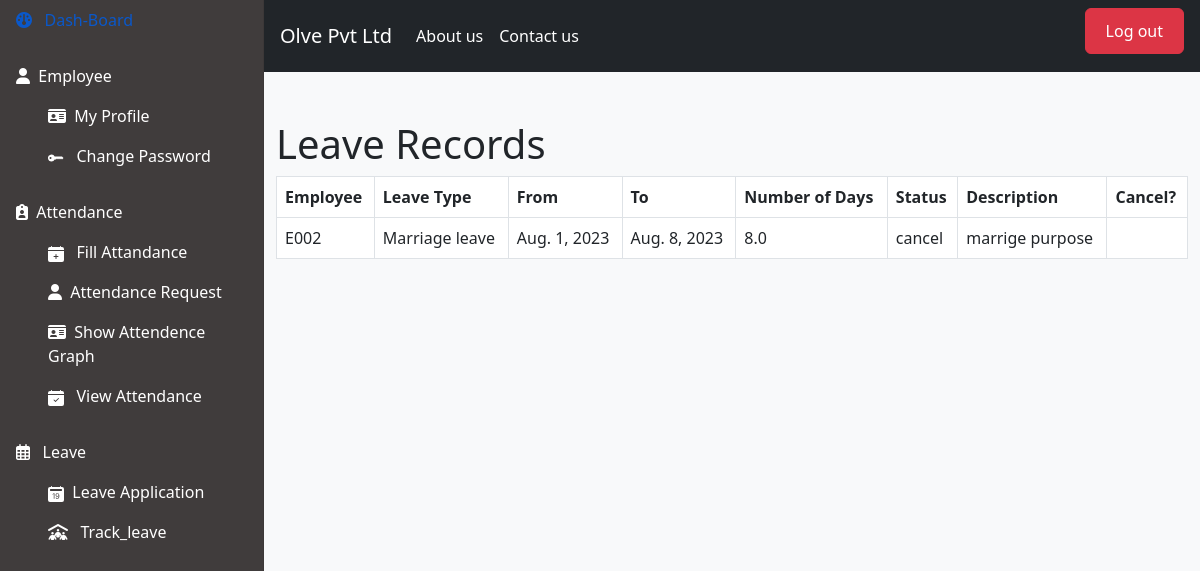
Page /cancel_leave/15/ (signed in) on the earlier database version.
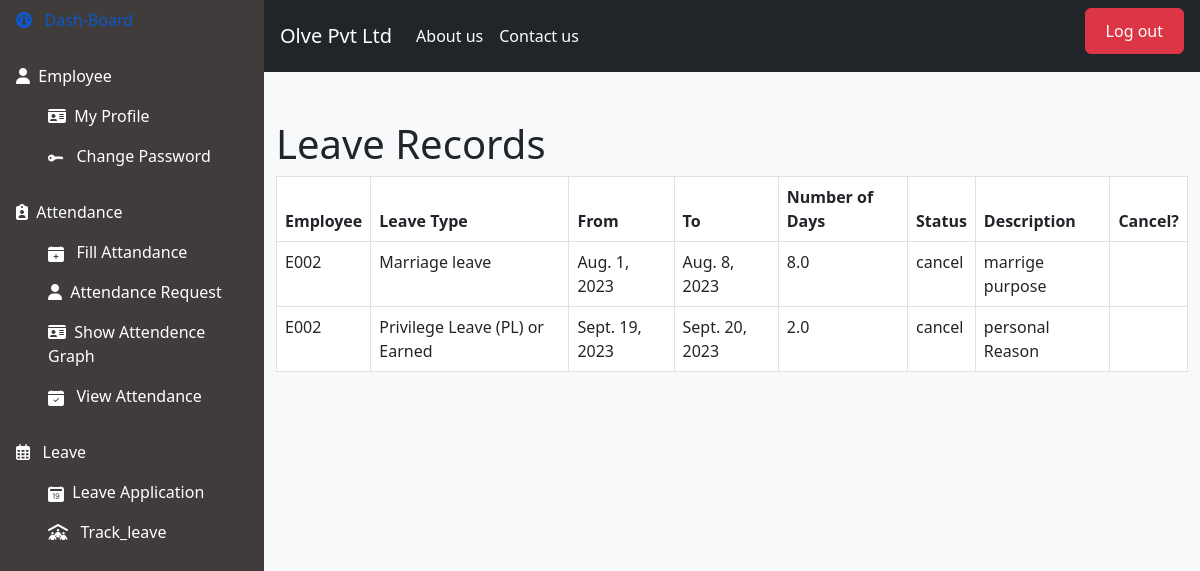
Same page on the later database version.
### hr/models.py (models this page shows, shortened)
class Leaves(models.Model):
    id = models.AutoField(unique=True,primary_key=True)
    leavetype_id = models.ForeignKey(Leavetype,on_delete=models.CASCADE, default=None)
    emp_id = models.ForeignKey(Employee,on_delete=models.CASCADE, default=None)
    fro = models.DateField(null=True)
    to  = models.DateField(null=True)
    num_of_days = models.FloatField(default=0)
    status = models.CharField(max_length=20, choices=[('pending', 'Pending'), ('cancel', 'Cancel'), ('approved', 'Approved'), ('rejected', 'Rejected')], default='pending')
    description = models.TextField(null=True)

class Employee(models.Model):
    user = models.ForeignKey(User,on_delete=models.CASCADE)
    id = models.BigAutoField(primary_key=True)
    emp_code = models.CharField(unique=True, max_length=20) #emp id for login
    profile = models.ImageField(upload_to="images",blank=True,null=True)
    email = models.EmailField()
    mobile_number = models.CharField(max_length=13,null=True,blank=True)
    date_of_birth = models.DateField()
    employee_address = models.TextField(max_length=1000)
    city_id = models.ForeignKey(City, null=True, blank=True, on_delete=models.CASCADE)
    state_id = models.ForeignKey(State, null=True, blank=True, on_delete=models.CASCADE)
    aadhar_number = models.CharField(max_length=12, null=True, blank=True,unique=True)
    pan_number = models.CharField(max_length=10, null=True, blank=True,unique=True)
    dep_id = models.ForeignKey(Department, null=True, blank=True, on_delete=models.CASCADE)
    designation_id = models.ForeignKey(Designation, null=True, blank=True, on_delete=models.CASCADE)
    date_of_joining = models.DateField()
    is_hr = models.BooleanField(default=False)
    is_employee = models.BooleanField(default=False)

class Leavetype(models.Model):
    id = models.AutoField(unique=True,primary_key=True)
    name = models.CharField(max_length=30)

### hr/views.py (the view)
# urls.py: path('cancel_leave/<int:id>/', cancel_leave, name='cancel_leave'),
def cancel_leave(request, id):
    leave = get_object_or_404(Leaves, id=id)
    user = User.objects.filter(username=request.session.get('username')).first()
    emp_id = Employee.objects.filter(user=user).first()
    leave_records = Leaves.objects.filter(emp_id=emp_id, status='cancel')
    context = {
        'leave_records': leave_records,
        'is_hr': emp_id.is_hr
    }
    if leave.status == 'pending':
        leave.status = 'cancel'
        leave.save()
        messages.success(request, "The leave has been cancelled.")
    else:
        messages.error(request, "The leave cannot be cancelled as it is not in pending status.")
    return render(request, 'track_leave.html', context)

### hr/templates/track_leave.html (shortened to what this page needs)
{% extends "index.html" %}
{% block mycontent %}
<div class="container mt-5">
    <h1>Leave Records</h1>
    <table class="table table-bordered">
        <thead>
            <tr>
                <th>Employee</th>
                <th>Leave Type</th>
                <th>From</th>
                <th>To</th>
                <th>Number of Days</th>
                <th>Status</th>
                <th>Description</th>
                <th>Cancel?</th>
            </tr>
        </thead>
        <tbody>
            {% if leave_records %}
                {% for leave in leave_records %}
                    <tr>
                        <td>{{ leave.emp_id.user.username }}</td>
                        <td>{{ leave.leavetype_id.name }}</td>
                        <td>{{ leave.fro }}</td>
                        <td>{{ leave.to }}</td>
                        <td>{{ leave.num_of_days }}</td>
                        <td>{{ leave.status }}</td>
                        <td>{{ leave.description }}</td>
                        <td>
                        </td>
                    </tr>
                {% endfor %}
            {% else %}
                <tr>
                    <td colspan="8" style="text-align: center;">No Records Found</td>
                </tr>
            {% endif %}
        </tbody>
    </table>
</div>
{% endblock %}

Differences in the rows shown:
added Leaves: emp_id.user.username "E002", leavetype_id.name "Privilege Leave (PL) or Earned", fro "Sept. 19, 2023", to "Sept. 20, 2023", num_of_days "2.0", status "cancel", description "personal Reason"
